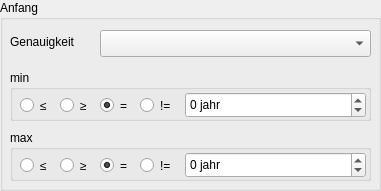
    <widget class="QGroupBox" name="groupBox_12">
     <property name="geometry">
      <rect>
       <x>9</x>
       <y>10</y>
       <width>381</width>
       <height>191</height>
      </rect>
     </property>
     <property name="toolTip">
      <string>Dating precision (of construction)</string>
     </property>
     <property name="title">
      <string>Anfang</string>
     </property>
     <widget class="QgsCheckableComboBox" name="comboBoxAnfang_Genauigkeit">
      <property name="geometry">
       <rect>
        <x>100</x>
        <y>30</y>
        <width>271</width>
        <height>27</height>
       </rect>
      </property>
      <property name="toolTip">
       <string>Dating precision (of construction)</string>
      </property>
     </widget>
     <widget class="QLabel" name="label_13">
      <property name="geometry">
       <rect>
        <x>10</x>
        <y>29</y>
        <width>121</width>
        <height>26</height>
       </rect>
      </property>
      <property name="toolTip">
       <string>Dating precision (of construction)</string>
      </property>
      <property name="text">
       <string>Genauigkeit </string>
      </property>
     </widget>
     <widget class="QGroupBox" name="groupBox">
      <property name="geometry">
       <rect>
        <x>10</x>
        <y>70</y>
        <width>361</width>
        <height>51</height>
       </rect>
      </property>
      <property name="toolTip">
       <string>Earliest date of construction</string>
      </property>
      <property name="title">
       <string>min</string>
      </property>
      <widget class="QSpinBox" name="spinBoxAnfang_Min">
       <property name="geometry">
        <rect>
         <x>175</x>
         <y>22</y>
         <width>181</width>
         <height>26</height>
        </rect>
       </property>
       <property name="toolTip">
        <string>Earliest date of construction</string>
       </property>
       <property name="suffix">
        <string> jahr</string>
       </property>
       <property name="prefix">
        <string/>
       </property>
       <property name="minimum">
        <number>-9999</number>
       </property>
       <property name="maximum">
        <number>9999</number>
       </property>
       <property name="value">
        <number>0</number>
       </property>
      </widget>
      <widget class="QRadioButton" name="radioButtonAnfangMinLessOrEqual">
       <property name="geometry">
        <rect>
         <x>10</x>
         <y>25</y>
         <width>31</width>
         <height>21</height>
        </rect>
       </property>
       <property name="toolTip">
        <string>Less then or equal</string>
       </property>
       <property name="text">
        <string>≤</string>
       </property>
      </widget>
      <widget class="QRadioButton" name="radioButtonAnfangMinMoreOrEqual">
       <property name="geometry">
        <rect>
         <x>50</x>
         <y>25</y>
         <width>31</width>
         <height>21</height>
        </rect>
       </property>
       <property name="toolTip">
        <string>More then or equal</string>
       </property>
       <property name="text">
        <string>≥</string>
       </property>
      </widget>
      <widget class="QRadioButton" name="radioButtonAnfangMinEqual">
       <property name="geometry">
        <rect>
         <x>90</x>
         <y>25</y>
         <width>31</width>
         <height>21</height>
        </rect>
       </property>
       <property name="toolTip">
        <string>Equal</string>
       </property>
       <property name="text">
        <string>=</string>
       </property>
       <property name="checked">
        <bool>true</bool>
       </property>
      </widget>
      <widget class="QRadioButton" name="radioButtonAnfangMinNotEqual">
       <property name="geometry">
        <rect>
         <x>130</x>
         <y>25</y>
         <width>31</width>
         <height>21</height>
        </rect>
       </property>
       <property name="toolTip">
        <string>Not equal</string>
       </property>
       <property name="text">
        <string>!=</string>
       </property>
      </widget>
      <widget class="QGroupBox" name="groupBox_3">
       <property name="geometry">
        <rect>
         <x>-10</x>
         <y>140</y>
         <width>381</width>
         <height>51</height>
        </rect>
       </property>
       <property name="toolTip">
        <string>Earliest date of construction</string>
       </property>
       <property name="title">
        <string>Anfang min</string>
       </property>
       <widget class="QSpinBox" name="spinBoxAnfang_Min_2">
        <property name="geometry">
         <rect>
          <x>175</x>
          <y>22</y>
          <width>201</width>
          <height>26</height>
         </rect>
        </property>
        <property name="toolTip">
         <string>Earliest date of construction</string>
        </property>
        <property name="suffix">
         <string/>
        </property>
        <property name="prefix">
         <string/>
        </property>
        <property name="minimum">
         <number>-9999</number>
        </property>
        <property name="maximum">
         <number>9999</number>
        </property>
        <property name="value">
         <number>0</number>
        </property>
       </widget>
       <widget class="QRadioButton" name="radioButtonAnfangMinLessOrEqual_3">
        <property name="geometry">
         <rect>
          <x>10</x>
          <y>25</y>
          <width>31</width>
          <height>21</height>
         </rect>
        </property>
        <property name="toolTip">
         <string>Less then or equal</string>
        </property>
        <property name="text">
         <string>≤</string>
        </property>
       </widget>
       <widget class="QRadioButton" name="radioButtonAnfangMinMoreOrEqual_2">
        <property name="geometry">
         <rect>
          <x>50</x>
          <y>25</y>
          <width>31</width>
          <height>21</height>
         </rect>
        </property>
        <property name="toolTip">
         <string>More then or equal</string>
        </property>
        <property name="text">
         <string>≥</string>
        </property>
       </widget>
       <widget class="QRadioButton" name="radioButtonAnfangMinEqual_2">
        <property name="geometry">
         <rect>
          <x>90</x>
          <y>25</y>
          <width>31</width>
          <height>21</height>
         </rect>
        </property>
        <property name="toolTip">
         <string>Equal</string>
        </property>
        <property name="text">
         <string>=</string>
        </property>
        <property name="checked">
         <bool>true</bool>
        </property>
       </widget>
       <widget class="QRadioButton" name="radioButtonAnfangMinNotEqual_2">
        <property name="geometry">
         <rect>
          <x>130</x>
          <y>25</y>
          <width>31</width>
          <height>21</height>
         </rect>
        </property>
        <property name="toolTip">
         <string>Not equal</string>
        </property>
        <property name="text">
         <string>!=</string>
        </property>
       </widget>
      </widget>
      <widget class="QGroupBox" name="groupBox_4">
       <property name="geometry">
        <rect>
         <x>180</x>
         <y>130</y>
         <width>381</width>
         <height>51</height>
        </rect>
       </property>
       <property name="toolTip">
        <string>Earliest date of construction</string>
       </property>
       <property name="title">
        <string>Anfang min</string>
       </property>
       <widget class="QSpinBox" name="spinBoxAnfang_Min_4">
        <property name="geometry">
         <rect>
          <x>175</x>
          <y>22</y>
          <width>201</width>
          <height>26</height>
         </rect>
        </property>
        <property name="toolTip">
         <string>Earliest date of construction</string>
        </property>
        <property name="suffix">
         <string/>
        </property>
        <property name="prefix">
         <string/>
        </property>
        <property name="minimum">
         <number>-9999</number>
        </property>
        <property name="maximum">
         <number>9999</number>
        </property>
        <property name="value">
         <number>0</number>
        </property>
       </widget>
       <widget class="QRadioButton" name="radioButtonAnfangMinLessOrEqual_5">
        <property name="geometry">
         <rect>
          <x>10</x>
          <y>25</y>
          <width>31</width>
          <height>21</height>
         </rect>
        </property>
        <property name="toolTip">
         <string>Less then or equal</string>
        </property>
        <property name="text">
         <string>≤</string>
        </property>
       </widget>
       <widget class="QRadioButton" name="radioButtonAnfangMinMoreOrEqual_4">
        <property name="geometry">
         <rect>
          <x>50</x>
          <y>25</y>
          <width>31</width>
          <height>21</height>
         </rect>
        </property>
        <property name="toolTip">
         <string>More then or equal</string>
        </property>
        <property name="text">
         <string>≥</string>
        </property>
       </widget>
       <widget class="QRadioButton" name="radioButtonAnfangMinEqual_4">
        <property name="geometry">
         <rect>
          <x>90</x>
          <y>25</y>
          <width>31</width>
          <height>21</height>
         </rect>
        </property>
        <property name="toolTip">
         <string>Equal</string>
        </property>
        <property name="text">
         <string>=</string>
        </property>
        <property name="checked">
         <bool>true</bool>
        </property>
       </widget>
       <widget class="QRadioButton" name="radioButtonAnfangMinNotEqual_4">
        <property name="geometry">
         <rect>
          <x>130</x>
          <y>25</y>
          <width>31</width>
          <height>21</height>
         </rect>
        </property>
        <property name="toolTip">
         <string>Not equal</string>
        </property>
        <property name="text">
         <string>!=</string>
        </property>
       </widget>
       <widget class="QGroupBox" name="groupBox_5">
        <property name="geometry">
         <rect>
          <x>-10</x>
          <y>140</y>
          <width>381</width>
          <height>51</height>
         </rect>
        </property>
        <property name="toolTip">
         <string>Earliest date of construction</string>
        </property>
        <property name="title">
         <string>Anfang min</string>
        </property>
        <widget class="QSpinBox" name="spinBoxAnfang_Min_5">
         <property name="geometry">
          <rect>
           <x>175</x>
           <y>22</y>
           <width>201</width>
           <height>26</height>
          </rect>
         </property>
         <property name="toolTip">
          <string>Earliest date of construction</string>
         </property>
         <property name="suffix">
          <string/>
         </property>
         <property name="prefix">
          <string/>
         </property>
         <property name="minimum">
          <number>-9999</number>
         </property>
         <property name="maximum">
          <number>9999</number>
         </property>
         <property name="value">
          <number>0</number>
         </property>
        </widget>
        <widget class="QRadioButton" name="radioButtonAnfangMinLessOrEqual_6">
         <property name="geometry">
          <rect>
           <x>10</x>
           <y>25</y>
           <width>31</width>
           <height>21</height>
          </rect>
         </property>
         <property name="toolTip">
          <string>Less then or equal</string>
         </property>
         <property name="text">
          <string>≤</string>
         </property>
        </widget>
        <widget class="QRadioButton" name="radioButtonAnfangMinMoreOrEqual_5">
         <property name="geometry">
          <rect>
           <x>50</x>
           <y>25</y>
           <width>31</width>
           <height>21</height>
          </rect>
         </property>
         <property name="toolTip">
          <string>More then or equal</string>
         </property>
         <property name="text">
          <string>≥</string>
         </property>
        </widget>
        <widget class="QRadioButton" name="radioButtonAnfangMinEqual_5">
         <property name="geometry">
          <rect>
           <x>90</x>
           <y>25</y>
           <width>31</width>
           <height>21</height>
          </rect>
         </property>
         <property name="toolTip">
          <string>Equal</string>
         </property>
         <property name="text">
          <string>=</string>
         </property>
         <property name="checked">
          <bool>true</bool>
         </property>
        </widget>
        <widget class="QRadioButton" name="radioButtonAnfangMinNotEqual_5">
         <property name="geometry">
          <rect>
           <x>130</x>
           <y>25</y>
           <width>31</width>
           <height>21</height>
          </rect>
         </property>
         <property name="toolTip">
          <string>Not equal</string>
         </property>
         <property name="text">
          <string>!=</string>
         </property>
        </widget>
       </widget>
      </widget>
      <widget class="QGroupBox" name="groupBox_6">
       <property name="geometry">
        <rect>
         <x>30</x>
         <y>150</y>
         <width>381</width>
         <height>51</height>
        </rect>
       </property>
       <property name="toolTip">
        <string>Earliest date of construction</string>
       </property>
       <property name="title">
        <string>Anfang min</string>
       </property>
       <widget class="QSpinBox" name="spinBoxAnfang_Min_6">
        <property name="geometry">
         <rect>
          <x>175</x>
          <y>22</y>
          <width>201</width>
          <height>26</height>
         </rect>
        </property>
        <property name="toolTip">
         <string>Earliest date of construction</string>
        </property>
        <property name="suffix">
         <string/>
        </property>
        <property name="prefix">
         <string/>
        </property>
        <property name="minimum">
         <number>-9999</number>
        </property>
        <property name="maximum">
         <number>9999</number>
        </property>
        <property name="value">
         <number>0</number>
        </property>
       </widget>
       <widget class="QRadioButton" name="radioButtonAnfangMinLessOrEqual_7">
        <property name="geometry">
         <rect>
          <x>10</x>
          <y>25</y>
          <width>31</width>
          <height>21</height>
         </rect>
        </property>
        <property name="toolTip">
         <string>Less then or equal</string>
        </property>
        <property name="text">
         <string>≤</string>
        </property>
       </widget>
       <widget class="QRadioButton" name="radioButtonAnfangMinMoreOrEqual_6">
        <property name="geometry">
         <rect>
          <x>50</x>
          <y>25</y>
          <width>31</width>
          <height>21</height>
         </rect>
        </property>
        <property name="toolTip">
         <string>More then or equal</string>
        </property>
        <property name="text">
         <string>≥</string>
        </property>
       </widget>
       <widget class="QRadioButton" name="radioButtonAnfangMinEqual_6">
        <property name="geometry">
         <rect>
          <x>90</x>
          <y>25</y>
          <width>31</width>
          <height>21</height>
         </rect>
        </property>
        <property name="toolTip">
         <string>Equal</string>
        </property>
        <property name="text">
         <string>=</string>
        </property>
        <property name="checked">
         <bool>true</bool>
        </property>
       </widget>
       <widget class="QRadioButton" name="radioButtonAnfangMinNotEqual_6">
        <property name="geometry">
         <rect>
          <x>130</x>
          <y>25</y>
          <width>31</width>
          <height>21</height>
         </rect>
        </property>
        <property name="toolTip">
         <string>Not equal</string>
        </property>
        <property name="text">
         <string>!=</string>
        </property>
       </widget>
       <widget class="QGroupBox" name="groupBox_7">
        <property name="geometry">
         <rect>
          <x>-10</x>
          <y>140</y>
          <width>381</width>
          <height>51</height>
         </rect>
        </property>
        <property name="toolTip">
         <string>Earliest date of construction</string>
        </property>
        <property name="title">
         <string>Anfang min</string>
        </property>
        <widget class="QSpinBox" name="spinBoxAnfang_Min_7">
         <property name="geometry">
          <rect>
           <x>175</x>
           <y>22</y>
           <width>201</width>
           <height>26</height>
          </rect>
         </property>
         <property name="toolTip">
          <string>Earliest date of construction</string>
         </property>
         <property name="suffix">
          <string/>
         </property>
         <property name="prefix">
          <string/>
         </property>
         <property name="minimum">
          <number>-9999</number>
         </property>
         <property name="maximum">
          <number>9999</number>
         </property>
         <property name="value">
          <number>0</number>
         </property>
        </widget>
        <widget class="QRadioButton" name="radioButtonAnfangMinLessOrEqual_8">
         <property name="geometry">
          <rect>
           <x>10</x>
           <y>25</y>
           <width>31</width>
           <height>21</height>
          </rect>
         </property>
         <property name="toolTip">
          <string>Less then or equal</string>
         </property>
         <property name="text">
          <string>≤</string>
         </property>
        </widget>
        <widget class="QRadioButton" name="radioButtonAnfangMinMoreOrEqual_7">
         <property name="geometry">
          <rect>
           <x>50</x>
           <y>25</y>
           <width>31</width>
           <height>21</height>
          </rect>
         </property>
         <property name="toolTip">
          <string>More then or equal</string>
         </property>
         <property name="text">
          <string>≥</string>
         </property>
        </widget>
        <widget class="QRadioButton" name="radioButtonAnfangMinEqual_7">
         <property name="geometry">
          <rect>
           <x>90</x>
           <y>25</y>
           <width>31</width>
           <height>21</height>
          </rect>
         </property>
         <property name="toolTip">
          <string>Equal</string>
         </property>
         <property name="text">
          <string>=</string>
         </property>
         <property name="checked">
          <bool>true</bool>
         </property>
        </widget>
        <widget class="QRadioButton" name="radioButtonAnfangMinNotEqual_7">
         <property name="geometry">
          <rect>
           <x>130</x>
           <y>25</y>
           <width>31</width>
           <height>21</height>
          </rect>
         </property>
         <property name="toolTip">
          <string>Not equal</string>
         </property>
         <property name="text">
          <string>!=</string>
         </property>
        </widget>
       </widget>
       <widget class="QGroupBox" name="groupBox_8">
        <property name="geometry">
         <rect>
          <x>180</x>
          <y>130</y>
          <width>381</width>
          <height>51</height>
         </rect>
        </property>
        <property name="toolTip">
         <string>Earliest date of construction</string>
        </property>
        <property name="title">
         <string>Anfang min</string>
        </property>
        <widget class="QSpinBox" name="spinBoxAnfang_Min_8">
         <property name="geometry">
          <rect>
           <x>175</x>
           <y>22</y>
           <width>201</width>
           <height>26</height>
          </rect>
         </property>
         <property name="toolTip">
          <string>Earliest date of construction</string>
         </property>
         <property name="suffix">
          <string/>
         </property>
         <property name="prefix">
          <string/>
         </property>
         <property name="minimum">
          <number>-9999</number>
         </property>
         <property name="maximum">
          <number>9999</number>
         </property>
         <property name="value">
          <number>0</number>
         </property>
        </widget>
        <widget class="QRadioButton" name="radioButtonAnfangMinLessOrEqual_9">
         <property name="geometry">
          <rect>
           <x>10</x>
           <y>25</y>
           <width>31</width>
           <height>21</height>
          </rect>
         </property>
         <property name="toolTip">
          <string>Less then or equal</string>
         </property>
         <property name="text">
          <string>≤</string>
         </property>
        </widget>
        <widget class="QRadioButton" name="radioButtonAnfangMinMoreOrEqual_8">
         <property name="geometry">
          <rect>
           <x>50</x>
           <y>25</y>
           <width>31</width>
           <height>21</height>
          </rect>
         </property>
         <property name="toolTip">
          <string>More then or equal</string>
         </property>
         <property name="text">
          <string>≥</string>
         </property>
        </widget>
        <widget class="QRadioButton" name="radioButtonAnfangMinEqual_8">
         <property name="geometry">
          <rect>
           <x>90</x>
           <y>25</y>
           <width>31</width>
           <height>21</height>
          </rect>
         </property>
         <property name="toolTip">
          <string>Equal</string>
         </property>
         <property name="text">
          <string>=</string>
         </property>
         <property name="checked">
          <bool>true</bool>
         </property>
        </widget>
        <widget class="QRadioButton" name="radioButtonAnfangMinNotEqual_8">
         <property name="geometry">
          <rect>
           <x>130</x>
           <y>25</y>
           <width>31</width>
           <height>21</height>
          </rect>
         </property>
         <property name="toolTip">
          <string>Not equal</string>
         </property>
         <property name="text">
          <string>!=</string>
         </property>
        </widget>
        <widget class="QGroupBox" name="groupBox_9">
         <property name="geometry">
          <rect>
           <x>-10</x>
           <y>140</y>
           <width>381</width>
           <height>51</height>
          </rect>
         </property>
         <property name="toolTip">
          <string>Earliest date of construction</string>
         </property>
         <property name="title">
          <string>Anfang min</string>
         </property>
         <widget class="QSpinBox" name="spinBoxAnfang_Min_9">
          <property name="geometry">
           <rect>
            <x>175</x>
            <y>22</y>
            <width>201</width>
            <height>26</height>
           </rect>
          </property>
          <property name="toolTip">
           <string>Earliest date of construction</string>
          </property>
          <property name="suffix">
           <string/>
          </property>
          <property name="prefix">
           <string/>
          </property>
          <property name="minimum">
           <number>-9999</number>
          </property>
          <property name="maximum">
           <number>9999</number>
          </property>
          <property name="value">
           <number>0</number>
          </property>
         </widget>
         <widget class="QRadioButton" name="radioButtonAnfangMinLessOrEqual_10">
          <property name="geometry">
           <rect>
            <x>10</x>
            <y>25</y>
            <width>31</width>
            <height>21</height>
           </rect>
          </property>
          <property name="toolTip">
           <string>Less then or equal</string>
          </property>
          <property name="text">
           <string>≤</string>
          </property>
         </widget>
         <widget class="QRadioButton" name="radioButtonAnfangMinMoreOrEqual_9">
          <property name="geometry">
           <rect>
            <x>50</x>
            <y>25</y>
            <width>31</width>
            <height>21</height>
           </rect>
          </property>
          <property name="toolTip">
           <string>More then or equal</string>
          </property>
          <property name="text">
           <string>≥</string>
          </property>
         </widget>
         <widget class="QRadioButton" name="radioButtonAnfangMinEqual_9">
          <property name="geometry">
           <rect>
            <x>90</x>
            <y>25</y>
            <width>31</width>
            <height>21</height>
           </rect>
          </property>
          <property name="toolTip">
           <string>Equal</string>
          </property>
          <property name="text">
           <string>=</string>
          </property>
          <property name="checked">
           <bool>true</bool>
          </property>
         </widget>
         <widget class="QRadioButton" name="radioButtonAnfangMinNotEqual_9">
          <property name="geometry">
           <rect>
            <x>130</x>
            <y>25</y>
            <width>31</width>
            <height>21</height>
           </rect>
          </property>
          <property name="toolTip">
           <string>Not equal</string>
          </property>
          <property name="text">
           <string>!=</string>
          </property>
         </widget>
        </widget>
       </widget>
      </widget>
     </widget>
     <widget class="QGroupBox" name="groupBox_2">
      <property name="geometry">
       <rect>
        <x>10</x>
        <y>130</y>
        <width>361</width>
        <height>51</height>
       </rect>
      </property>
      <property name="toolTip">
       <string>Latest date of construction</string>
      </property>
      <property name="title">
       <string>max</string>
      </property>
      <widget class="QSpinBox" name="spinBoxAnfang_Max">
       <property name="geometry">
        <rect>
         <x>175</x>
         <y>22</y>
         <width>181</width>
         <height>26</height>
        </rect>
       </property>
       <property name="toolTip">
        <string>Latest date of construction</string>
       </property>
       <property name="suffix">
        <string> jahr</string>
       </property>
       <property name="minimum">
        <number>-999999999</number>
       </property>
       <property name="maximum">
        <number>999999999</number>
       </property>
      </widget>
      <widget class="QRadioButton" name="radioButtonAnfangMinLessOrEqual_2">
       <property name="geometry">
        <rect>
         <x>80</x>
         <y>50</y>
         <width>31</width>
         <height>21</height>
        </rect>
       </property>
       <property name="toolTip">
        <string>Less then or equal</string>
       </property>
       <property name="text">
        <string>≤</string>
       </property>
      </widget>
      <widget class="QRadioButton" name="radioButtonAnfangMaxLessOrEqual">
       <property name="geometry">
        <rect>
         <x>10</x>
         <y>25</y>
         <width>31</width>
         <height>21</height>
        </rect>
       </property>
       <property name="toolTip">
        <string>Less then or equal</string>
       </property>
       <property name="text">
        <string>≤</string>
       </property>
      </widget>
      <widget class="QRadioButton" name="radioButtonAnfangMaxMoreOrEqual">
       <property name="geometry">
        <rect>
         <x>50</x>
         <y>25</y>
         <width>31</width>
         <height>21</height>
        </rect>
       </property>
       <property name="toolTip">
        <string>More then or equal</string>
       </property>
       <property name="text">
        <string>≥</string>
       </property>
      </widget>
      <widget class="QRadioButton" name="radioButtonAnfangMaxEqual">
       <property name="geometry">
        <rect>
         <x>90</x>
         <y>25</y>
         <width>31</width>
         <height>21</height>
        </rect>
       </property>
       <property name="toolTip">
        <string>Equal</string>
       </property>
       <property name="text">
        <string>=</string>
       </property>
       <property name="checked">
        <bool>true</bool>
       </property>
      </widget>
      <widget class="QRadioButton" name="radioButtonAnfangMaxNotEqual">
       <property name="geometry">
        <rect>
         <x>130</x>
         <y>25</y>
         <width>31</width>
         <height>21</height>
        </rect>
       </property>
       <property name="toolTip">
        <string>Not equal</string>
       </property>
       <property name="text">
        <string>!=</string>
       </property>
      </widget>
     </widget>
    </widget>
